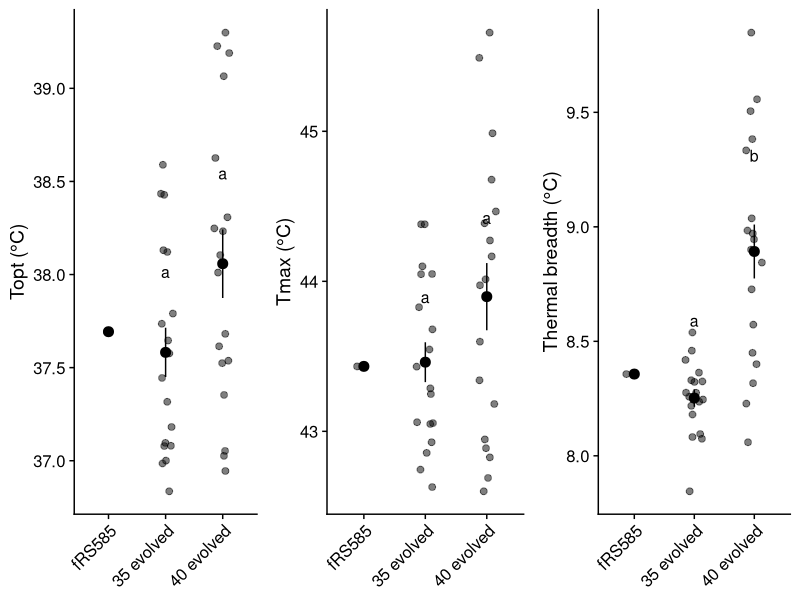
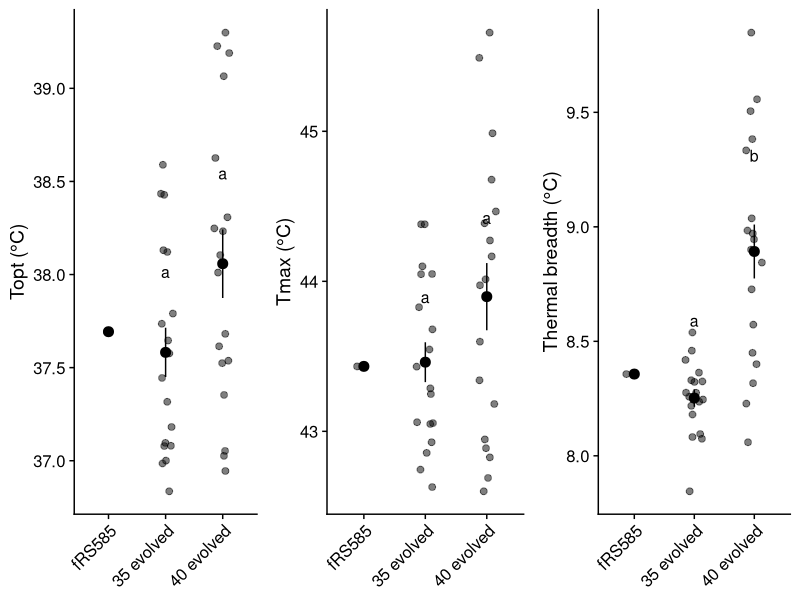

The R source for these figures, in order:
### Statistical tests for TPC traits among evolution treatments
#
# Author: Joey Bernhardt
# Input:  data-processed/all-SS-traits-sliding-window.csv
# Output: console output (ANOVA tables + Tukey HSD results)
#         figures/tpc-traits-stats-*.png
#
# Tests whether topt, tmax, and breadth differ among evolution treatments,
# comparing 35 evolved, 40 evolved, and the ancestor (fRS585).
# Fluconazole evolved and caspofungin evolved are excluded.


# packages ----------------------------------------------------------------

library(tidyverse)
library(cowplot)
library(emmeans)
library(plotrix)

theme_set(theme_cowplot())


# read and filter data ----------------------------------------------------

traits <- read_csv("data-processed/all-SS-traits-sliding-window.csv") |>
  filter(evolution_history %in% c("35 evolved", "40 evolved", "fRS585")) |>
  mutate(evolution_history = factor(evolution_history,
                                    levels = c("fRS585", "35 evolved", "40 evolved")))


# linear models -----------------------------------------------------------
# One model per trait with evolution_history as the predictor (fRS585 is
# the reference level, so model coefficients give contrasts vs ancestor directly)

mod_topt    <- lm(topt    ~ evolution_history, data = traits)
mod_tmax    <- lm(tmax    ~ evolution_history, data = traits)
mod_breadth <- lm(breadth ~ evolution_history, data = traits)

summary(mod_topt)


# three pairwise contrasts of interest ------------------------------------
# 1. 35 evolved vs 40 evolved  (did opposite thermal directions diverge?)
# 2. 35 evolved vs fRS585      (did cold-direction evolution shift traits?)
# 3. 40 evolved vs fRS585      (did warm-direction evolution shift traits?)

print_contrasts <- function(model, trait_name) {
  em <- emmeans(model, ~ evolution_history)
  contrasts <- contrast(em, method = list(
    "35 evolved vs 40 evolved" = c(0,  1, -1),
    "35 evolved vs fRS585"     = c(-1, 1,  0),
    "40 evolved vs fRS585"     = c(-1, 0,  1)
  ), adjust = "bonferroni")

  cat("\n====== Contrasts:", trait_name, "======\n")
  print(summary(contrasts))
}

print_contrasts(mod_topt,    "topt")
print_contrasts(mod_tmax,    "tmax")
print_contrasts(mod_breadth, "breadth")


# compact letter display (for adding to plots) ----------------------------

cld_topt    <- multcomp::cld(emmeans(mod_topt,    ~ evolution_history), Letters = letters)
cld_tmax    <- multcomp::cld(emmeans(mod_tmax,    ~ evolution_history), Letters = letters)
cld_breadth <- multcomp::cld(emmeans(mod_breadth, ~ evolution_history), Letters = letters)


# plot helper -------------------------------------------------------------
# Shows individual points, mean ± SE, and Tukey grouping letters

plot_trait_stats <- function(trait_col, cld_df, ylabel) {

  trait_summary <- traits |>
    group_by(evolution_history) |>
    summarise(
      mean_val = mean(.data[[trait_col]], na.rm = TRUE),
      se_val   = std.error(.data[[trait_col]]),
      .groups  = "drop"
    )

  letter_df <- as_tibble(cld_df) |>
    mutate(evolution_history = factor(evolution_history,
                                      levels = levels(traits$evolution_history))) |>
    left_join(trait_summary, by = "evolution_history") |>
    mutate(letter_y = mean_val + se_val + 0.3)  # position letters above error bar

  # .group is the column name in emmeans >= 1.8; fall back to .letter for older versions
  letter_col <- if (".group" %in% names(letter_df)) ".group" else ".letter"

  ggplot() +
    geom_jitter(
      data  = traits,
      aes(x = evolution_history, y = .data[[trait_col]]),
      width = 0.15, alpha = 0.5, size = 2
    ) +
    geom_pointrange(
      data = trait_summary,
      aes(x    = evolution_history,
          y    = mean_val,
          ymin = mean_val - se_val,
          ymax = mean_val + se_val),
      size = 0.6
    ) +
    geom_text(
      data = letter_df,
      aes(x = evolution_history, y = letter_y, label = trimws(.data[[letter_col]])),
      size = 4
    ) +
    labs(x = NULL, y = ylabel) +
    theme(axis.text.x = element_text(angle = 45, hjust = 1, vjust = 1))
}


# plots -------------------------------------------------------------------

p_topt    <- plot_trait_stats("topt",    cld_topt,    "Topt (°C)")
p_tmax    <- plot_trait_stats("tmax",    cld_tmax,    "Tmax (°C)")
p_breadth <- plot_trait_stats("breadth", cld_breadth, "Thermal breadth (°C)")

plot_grid(p_topt, p_tmax, p_breadth, nrow = 1)
ggsave("figures/tpc-traits-stats.png", width = 12, height = 5)
